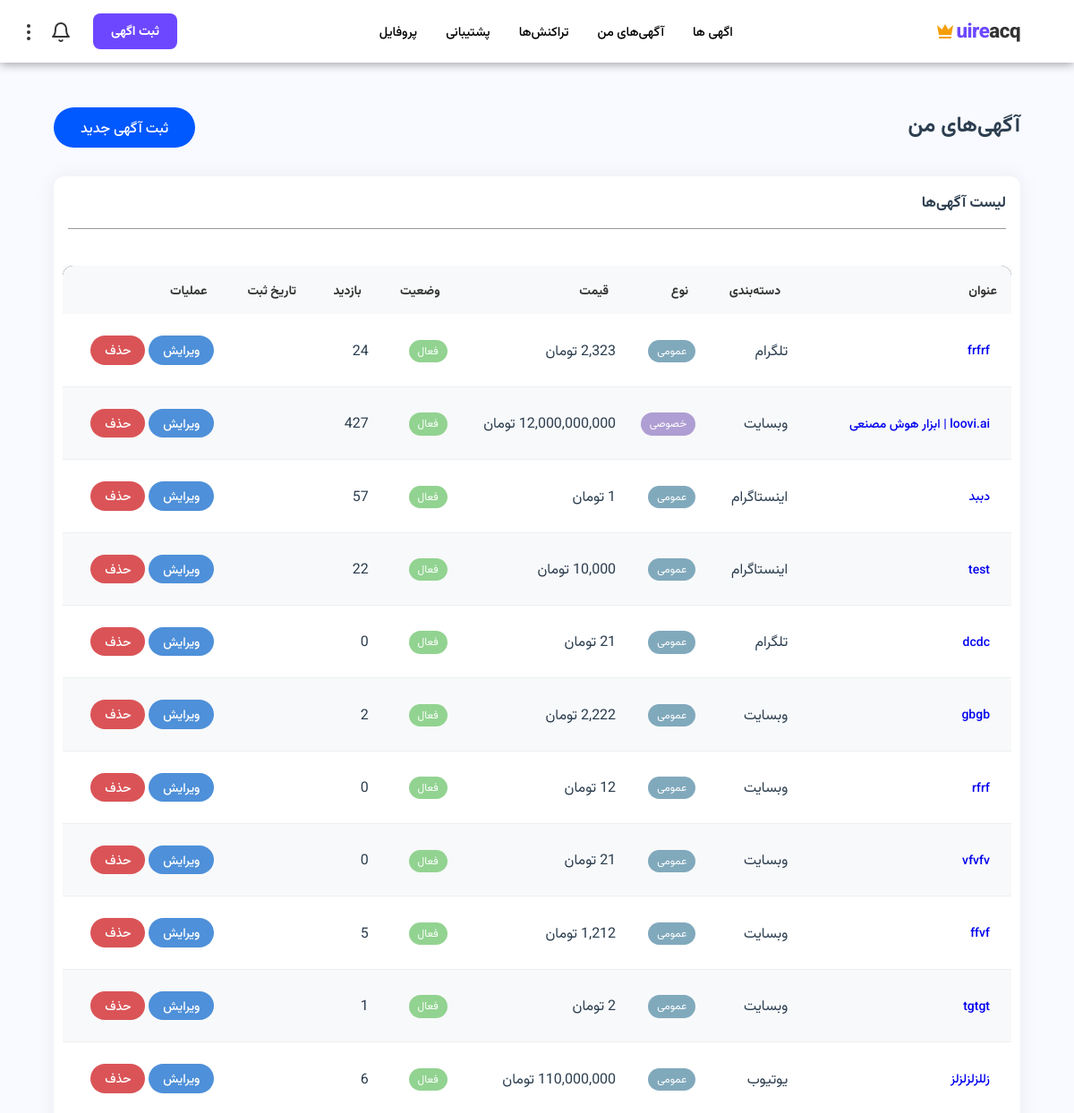
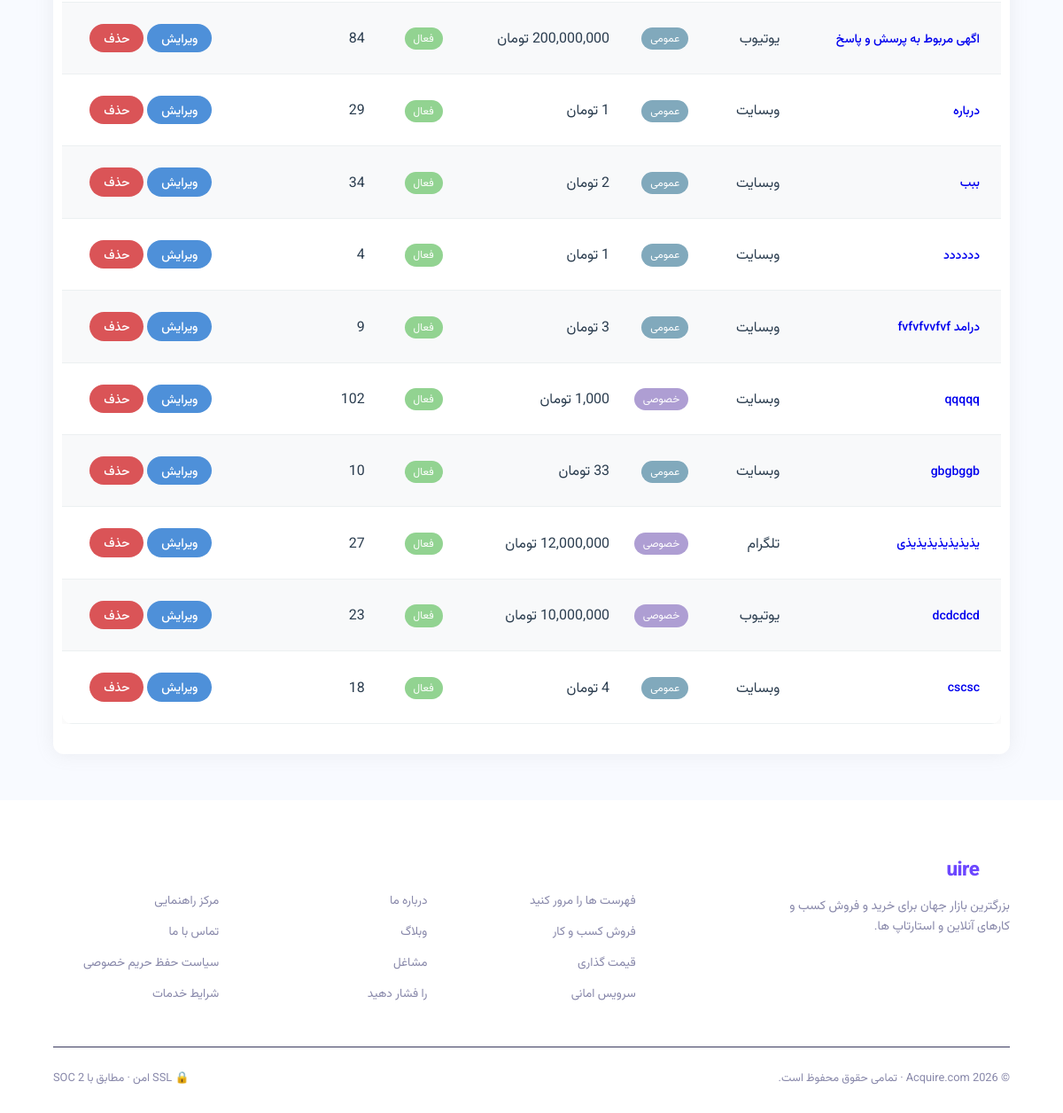
The app's page /listings/my-listings/ (signed in) with its own data (2 pictures, top to bottom).
### listings/models.py (models this page shows, shortened)
class Listing(models.Model):
    STATUS_CHOICES = [
        ('pending', 'در انتظار تایید'),
        ('active', 'فعال'),
        ('sold', 'فروخته شده'),
        ('rejected', 'رد شده'),
        ('deleted', 'حذف شده'),
    ]
    """LEVEL_CHOICES = [
        ('beginner', 'مبتدی'),
        ('intermediate', 'متوسط'),
        ('advanced', 'پیشرفته'),
        ('professional', 'حرفه‌ای'),
    ] """
    seller = models.ForeignKey(settings.AUTH_USER_MODEL, on_delete=models.CASCADE, related_name='listings')
    category = models.ForeignKey(Category, on_delete=models.SET_NULL, null=True)
    title = models.CharField(max_length=200)
    description = models.TextField()
    location = models.TextField(max_length=200, null=True, blank=True)
    price = models.DecimalField(max_digits=12, decimal_places=0)
    discount_price = models.DecimalField(max_digits=12, decimal_places=0, null=True, blank=True)
    about_platform = models.TextField(null=True, blank=True, verbose_name='درباره پلتفرم')
    """ level = models.CharField(max_length=20, choices=LEVEL_CHOICES, default='beginner', verbose_name='سطح') """
    platform_url = models.URLField()
    followers_count = models.IntegerField(default=0)
    monthly_income = models.DecimalField(null=True, blank=True, max_digits=12, decimal_places=0)
    platform_age = models.IntegerField(default=0)
    most_like = models.IntegerField(null=True, blank=True)
    most_view = models.IntegerField(null=True, blank=True)
    most_comment = models.IntegerField(null=True, blank=True)
    main_image = models.ImageField(upload_to='listings/images/')
    boost = models.BooleanField(default=False, verbose_name='آگهی پیشرفته')
    premier = models.BooleanField(default=False, verbose_name='آگهی برتر')
    is_income = models.BooleanField(default=True, verbose_name='اگهی به درامد رسیده')
    is_verified = models.BooleanField(default=False, verbose_name='اطلاعات مورد تایید است')
    is_private = models.BooleanField(default=False, verbose_name='آگهی خصوصی')
    status = models.CharField(max_length=20, choices=STATUS_CHOICES, default='pending')
    rejection_reason = models.TextField(blank=True, null=True, verbose_name='دلیل رد')
    views_count = models.IntegerField(default=0)
    created_at = models.DateTimeField(auto_now_add=True)
    updated_at = models.DateTimeField(auto_now=True)
    class Meta:
        ordering = ['-boost', '-created_at']

class Category(models.Model):
    PLATFORM_CHOICES = [
        ('website', 'وبسایت'),
        ('instagram', 'اینستاگرام'),
        ('telegram', 'تلگرام'),
        ('youtube', 'یوتیوب'),
        ('aparat', 'آپارات'),
        ('other', 'سایر'),
    ]
    name = models.CharField(max_length=100)
    platform = models.CharField(max_length=20, choices=PLATFORM_CHOICES)
    description = models.TextField(blank=True)
    class Meta:
        verbose_name_plural = 'دسته‌بندی‌ها'

### listings/views.py (the view)
# urls.py: path('my-listings/', views.my_listings, name='my_listings'),
@login_required
def my_listings(request):
    listings = Listing.objects.filter(seller=request.user)
    pending_requests = VisitRequest.objects.filter(
        listing__seller=request.user,
        status='pending'
    ).select_related('listing', 'requester')
    return render(request, 'listings/my_listings.html', {
        'listings': listings,
        'pending_requests': pending_requests
    })

### listings/templatetags/custom_tags.py (called while the page is built)
@register.filter(name='split_number')
def split_number(value):
    try:
        return f"{int(value):,}"
    except (ValueError, TypeError):
        return value

### listings/templatetags/date_filters.py (called while the page is built)
@register.filter
def jalali_date_numeric(value):
    if not value:
        return ""
    j_date = jdatetime.datetime.fromgregorian(datetime=value)
    return j_date.strftime("%Y/%m/%d")

### notifications/context_processors.py (called while the page is built)
def unread_notifications_count(request):
    if request.user.is_authenticated:
        count = Notification.objects.filter(recipient=request.user, is_read=False).count()
        return {'unread_notifications_count': count}
    return {'unread_notifications_count': 0}

### templates/listings/my_listings.html (shortened to what this page needs)
{% extends 'base.html' %}
{% load custom_tags %}
{% load date_filters %}
{% block content %}
<div class="btn-listing-create">
    <h2 class="mb-4">آگهی‌های من</h2>
    <a href="{% url 'listings:listing_create' %}" class="btn btn-success mb-3">ثبت آگهی جدید</a>
</div>
<div class="card">
    <div class="card-header">
        <h5 class="mb-0">لیست آگهی‌ها</h5>
        <hr>
    </div>
    <div class="card-body">
        <div class="table-responsive">
            <table class="table table-striped">
                <thead>
                    <tr>
                        <th>عنوان</th>
                        <th>دسته‌بندی</th>
                        <th>نوع</th>
                        <th>قیمت</th>
                        <th>وضعیت</th>
                        <th>بازدید</th>
                        <th>تاریخ ثبت</th>
                        <th>عملیات</th>
                    </tr>
                </thead>
                <tbody>
                    {% for listing in listings %}
                    <tr>
                        <td>
                            <a href="{% url 'listings:listing_detail' listing.pk %}" class="btn btn-sm btn-link"
                                onclick="event.stopPropagation();">
                                {{ listing.title }}
                            </a>
                        </td>
                        <td>{{ listing.category.name }}</td>
                        <td>
                            {% if listing.is_private %}
                            <span class="badge tag-private">خصوصی</span>
                            {% else %}
                            <span class="badge tag-general">عمومی</span>
                            {% endif %}
                        </td>
                        <td>{{ listing.price|split_number }} تومان</td>
                        <td>
                            <span
                                class="badge tag-{% if listing.status == 'active' %}active{% elif listing.status == 'sold' %}sold{% elif listing.status == 'rejected' %}not-accepted{% elif listing.status == 'deleted' %}deleted{% else %}waiting{% endif %}">
                                {{ listing.get_status_display }}
                            </span>
                        </td>
                        <td>{{ listing.views_count|split_number }}</td>
                        <td>{{ listing.created_at|jalali_date_numeric }}</td>
                        <td onclick="event.stopPropagation();">
                            {% if listing.status != 'deleted' and listing.status != 'sold' %}
                            <a href="{% url 'listings:listing_edit' listing.pk %}"
                                class="btn btn-sm btn-edit">ویرایش</a>
                            <a href="{% url 'listings:listing_delete' listing.pk %}"
                                class="btn btn-sm btn-remove">حذف</a>
                            {% endif %}
                        </td>
                    </tr>
                    {% empty %}
                    <tr>
                        <td colspan="8" class="text-center">شما هنوز آگهی ثبت نکرده‌اید.</td>
                    </tr>
                    {% endfor %}
                </tbody>
            </table>
        </div>
    </div>
</div>
{% endblock %}

### records on screen
Listing: title "frfrf", category.name "تلگرام", is_private "عمومی", status "فعال", views_count|split_number "24", shows "ویرایش"
Listing: title "loovi.ai | ابزار هوش مصنعی", category.name "وبسایت", is_private "خصوصی", status "فعال", views_count|split_number "427", shows "ویرایش"
Listing: title "دببد", category.name "اینستاگرام", is_private "عمومی", status "فعال", views_count|split_number "57", shows "ویرایش"
Listing: title "test", category.name "اینستاگرام", is_private "عمومی", status "فعال", views_count|split_number "22", shows "ویرایش"
Listing: title "dcdc", category.name "تلگرام", is_private "عمومی", status "فعال", views_count|split_number "0", shows "ویرایش"
Listing: title "gbgb", category.name "وبسایت", is_private "عمومی", status "فعال", views_count|split_number "2", shows "ویرایش"
Listing: title "rfrf", category.name "وبسایت", is_private "عمومی", status "فعال", views_count|split_number "0", shows "ویرایش"
Listing: title "vfvfv", category.name "وبسایت", is_private "عمومی", status "فعال", views_count|split_number "0", shows "ویرایش"
Listing: title "ffvf", category.name "وبسایت", is_private "عمومی", status "فعال", views_count|split_number "5", shows "ویرایش"
Listing: title "tgtgt", category.name "وبسایت", is_private "عمومی", price|split_number "2", status "فعال", views_count|split_number "1", shows "ویرایش"
Listing: title "زللزلزلزلز", category.name "یوتیوب", is_private "عمومی", price|split_number "110,000,000", status "فعال", views_count|split_number "6", shows "ویرایش"
Listing: title "اگهی مربوط به پرسش و پاسخ", category.name "یوتیوب", is_private "عمومی", price|split_number "200,000,000", status "فعال", views_count|split_number "84", shows "ویرایش"
Listing: title "درباره", category.name "وبسایت", is_private "عمومی", status "فعال", views_count|split_number "29", shows "ویرایش"
Listing: title "ببب", category.name "وبسایت", is_private "عمومی", price|split_number "2", status "فعال", views_count|split_number "34", shows "ویرایش"
Listing: title "دددددد", category.name "وبسایت", is_private "عمومی", status "فعال", views_count|split_number "4", shows "ویرایش"
Listing: title "درامد fvfvfvvfvf", category.name "وبسایت", is_private "عمومی", price|split_number "3", status "فعال", views_count|split_number "9", shows "ویرایش"
Listing: title "qqqqq", category.name "وبسایت", is_private "خصوصی", status "فعال", views_count|split_number "102", shows "ویرایش"
Listing: title "gbgbggb", category.name "وبسایت", is_private "عمومی", status "فعال", views_count|split_number "10", shows "ویرایش"
Listing: title "یذیذیذیذیذیذیذی", category.name "تلگرام", is_private "خصوصی", price|split_number "12,000,000", status "فعال", views_count|split_number "27", shows "ویرایش"
Listing: title "dcdcdcd", category.name "یوتیوب", is_private "خصوصی", price|split_number "10,000,000", status "فعال", views_count|split_number "23", shows "ویرایش"
Listing: title "cscsc", category.name "وبسایت", is_private "عمومی", price|split_number "4", status "فعال", views_count|split_number "18", shows "ویرایش"
